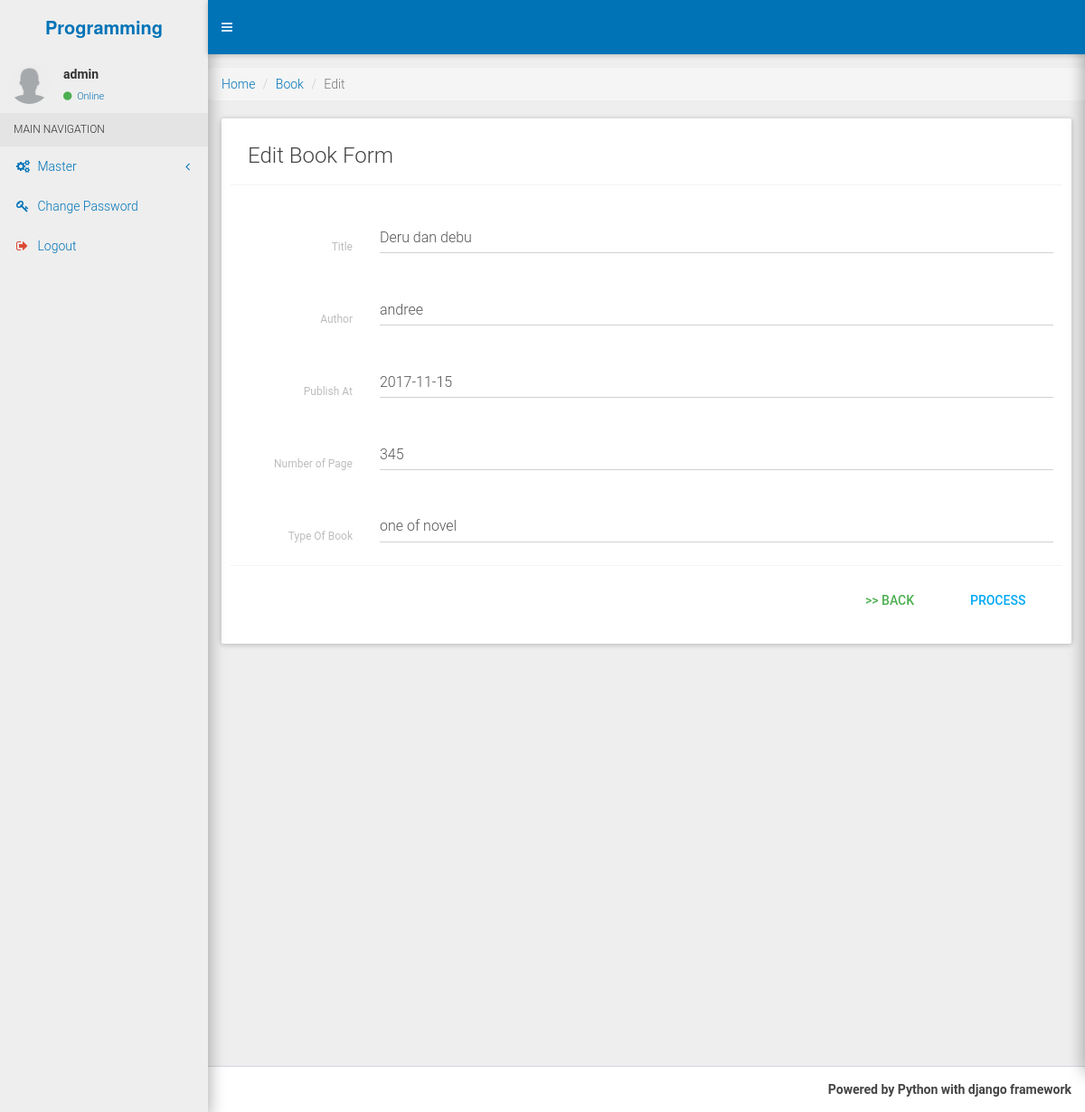
Screenshot of /book/edit/8 (signed in) with the database file from the repository.
### book/models.py (models this page shows, shortened)
class Book(models.Model):
    novel = 'nov'
    document = 'doc'
    other = 'oth'
    type = (
        (novel,'one of novel'),
        (document,'documentation'),
        (other,'other')
    )
    title = models.CharField(max_length=25,verbose_name='Title')
    author = models.CharField(max_length=25,verbose_name='Author')
    publish_at=models.DateField()
    number_of_page=models.IntegerField()
    type_of_book =models.CharField(max_length=25,choices=type,default=novel)
    created_at = models.DateField(auto_now_add=True)
    updated_at = models.DateField(auto_now=True)

### book/views.py (the view)
# urls.py: url(r'^edit/(?P<id>.+)$', views.edit, name="editbook"),
@login_required
def edit(request,id):
    if request.POST:
        if request.POST:
            data = Book.objects.get(id=id)
            form = BookForm(request.POST, instance=data)
            if form.is_valid():
                form.save()
                return redirect("book")
            else :
                return HttpResponseRedirect("")
    else :
            data = Book.objects.get(id=id)
            form = BookForm(instance=data)
            return render(request, "book/edit.html", {"form": form})

### book/forms.py
class BookForm(forms.ModelForm):
    class Meta :
        model =Book
        fields=["title","author","type_of_book","number_of_page","publish_at"]

### templates/book/edit.html (shortened to what this page needs)
{% extends 'layout.html' %}
{% load static %}
{% load widget_tweaks %}
{% load humanize %}
{% block content %}
 <section class="content">
      <div class="row">
        <div class="col-xs-12">
        <div class="row">
  <ol class="breadcrumb">
  <li class="breadcrumb-item"><a href="#">Home</a></li>
  <li class="breadcrumb-item"><a href="{% url 'book' %}">Book</a></li>
  <li class="breadcrumb-item active">Edit</li>
</ol>
  </div>
          <div class="box">
            <div class="box-body">
                            <div class="box-header with-border">
              <h3 class="box-title">Edit Book Form</h3>
            </div>
           <form class="form-horizontal" method="post"  enctype="multipart/form-data">
              <div class="box-body">
                <div class="form-group">
                  <label for="inputEmail3" class="col-sm-2 control-label">Title</label>
                  <div class="col-sm-10">
                   {{ form.title | add_class:'form-control' |attr:"required" }}
                  </div>
                </div>
                <div class="form-group">
                  <label for="inputPassword3" class="col-sm-2 control-label">Author</label>
                  <div class="col-sm-10">
                    {{ form.author | add_class:'form-control ' |attr:"required" }}
                  </div>
                </div>
                <div class="form-group">
                  <label for="inputPassword3" class="col-sm-2 control-label">Publish At</label>
                  <div class="col-sm-10">
                    {{ form.publish_at| add_class:'form-control tgl ' |attr:"required" |attr:"readonly"}}
                  </div>
                </div>
                <div class="form-group">
                  <label for="inputPassword3" class="col-sm-2 control-label">Number of Page</label>
                  <div class="col-sm-10">
                    {{ form.number_of_page | add_class:'form-control ' |attr:"required"}}
                  </div>
                </div>
                <div class="form-group">
                  <label for="inputPassword3" class="col-sm-2 control-label">Type Of Book</label>
                  <div class="col-sm-10">
                    {{ form.type_of_book | add_class:'form-control' |attr:"required"}}
                  </div>
                </div>
              </div>
              <div class="box-footer">
                  <button type="submit" class="btn btn-info pull-right">Process</button>
                <a href="{% url 'book' %}" class="btn btn-success pull-right">>> Back</a>
              </div>
            </form>
          </div>
</div>
        </div>
      </div>
 </section>
{% endblock %}

### templates/layout.html (shortened to what this page needs)
{% load static %}
{% load staticfiles %}
<!DOCTYPE html>
<html>
<head>
  <link rel="stylesheet" href="{% static "css/bootstrap.min.css" %}">
  <link rel="stylesheet" href="{% static "css/font-awesome.min.css" %}">
  <link rel="stylesheet" href="{% static "css/AdminLTE.min.css" %}">
  <link rel="stylesheet" href="{% static "css/bootstrap-material-design.min.css" %}">
  <link rel="stylesheet" href="{% static "css/ripples.min.css" %}">
  <link rel="stylesheet" href="{% static "css/MaterialAdminLTE.min.css" %}">
  <link rel="stylesheet" href="{% static "css/skins/all-md-skins.min.css" %}">
  <link rel="stylesheet" href="{% static "css/dataTables.bootstrap.css" %}">
  <link rel="stylesheet" href="{% static "css/datepicker3.css" %}">
</head>
<body class="hold-transition skin-blue sidebar-mini">
<div class="wrapper">
  <header class="main-header">
    <a href="#" class="logo">
      <span class="logo-lg"><b>Programming</b></span>
    </a>
    <nav class="navbar navbar-static-top">
      <a href="#" class="sidebar-toggle" data-toggle="offcanvas" role="button">
      </a>
    </nav>
  </header>
  <aside class="main-sidebar">
    <section class="sidebar">
      <div class="user-panel">
        <div class="pull-left image">
          <img src="{% static "images/user.png" %}" class="img-circle" alt="User Image">
        </div>
        <div class="pull-left info">
          <p>{{user }}</p>
          <a href="#"><i class="fa fa-circle text-success"></i> Online</a>
        </div>
      </div>
      <ul class="sidebar-menu">
        <li class="header">MAIN NAVIGATION</li>
               <li class="treeview">
          <a href="#">
            <i class="fa fa-gears "></i> <span>Master</span>
            <span class="pull-right-container">
              <i class="fa fa-angle-left pull-right "></i>
            </span>
          </a>
        </li>
       <li><a href="{% url 'change_password' %}"> <i class="fa fa-key text-blue"></i> <span>Change Password</span></a></li>
       <li><a href="{% url 'logout' %}" title="Logout"><i class="fa fa-sign-out text-red"></i> <span>Logout</span></a></li>
      </ul>
    </section>
  </aside>
  <div class="content-wrapper">
     {% block content %}{% endblock content %}
  </div>
  <footer class="main-footer">
    <div class="pull-right hidden-xs">
    <strong>Powered by Python with django framework
    </div>
  </footer>
</div>
</body>
</html>

### rows the page displays
Book: title "Deru dan debu", author "andree", publish_at "2017-11-15", number_of_page "345", type_of_book "one of novel"

### other values shown
{{ user }} "admin"
